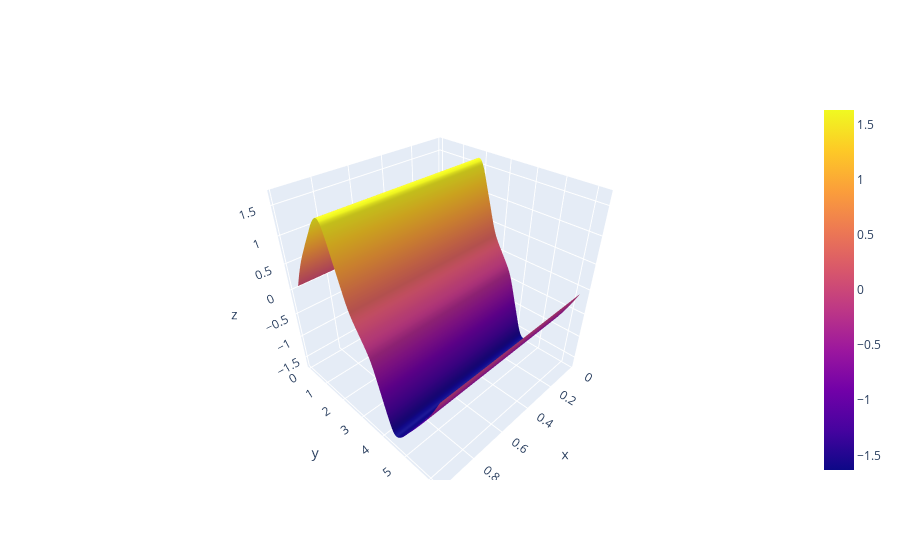

The cell this chart's notebook holds for it:
### Code cell
import plotly.graph_objects as go

fig = go.Figure(data = go.Surface(x = vtgrid[0,1:-1,1:-1], 
                                  y = vtgrid[1,1:-1,1:-1], 
                                  z = grady[1][1:-1,1:-1]))
fig.show()

### Figure 1 — Plotly figure (JSON) as saved in the notebook; plotly's stock layout.template omitted (floating-point values rounded to 4 significant figures; data arrays with more than 128 entries replaced by an {"elided": "..."} marker saying what was removed)
{"data": [{"type": "surface", "x": {"elided": "98x48 float values"}, "y": {"elided": "98x48 float values"}, "z": {"elided": "98x48 float values"}}], "layout": {}}
